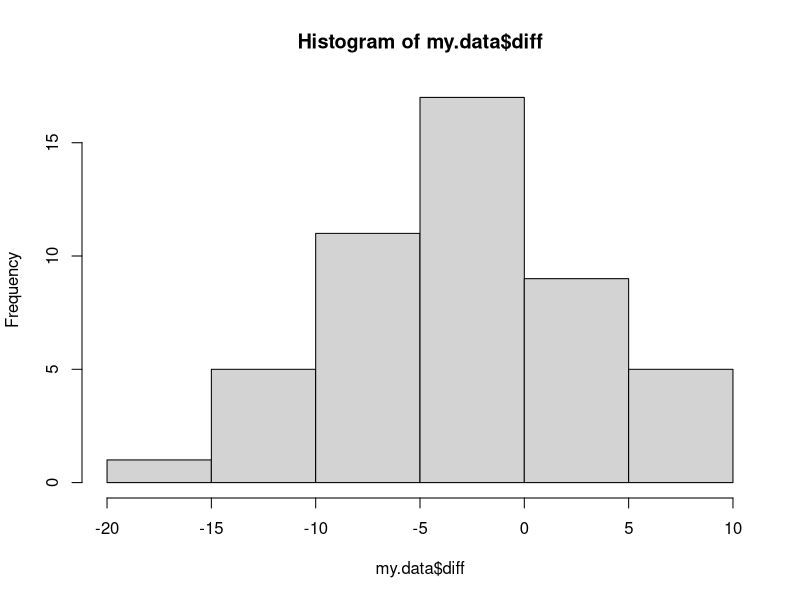
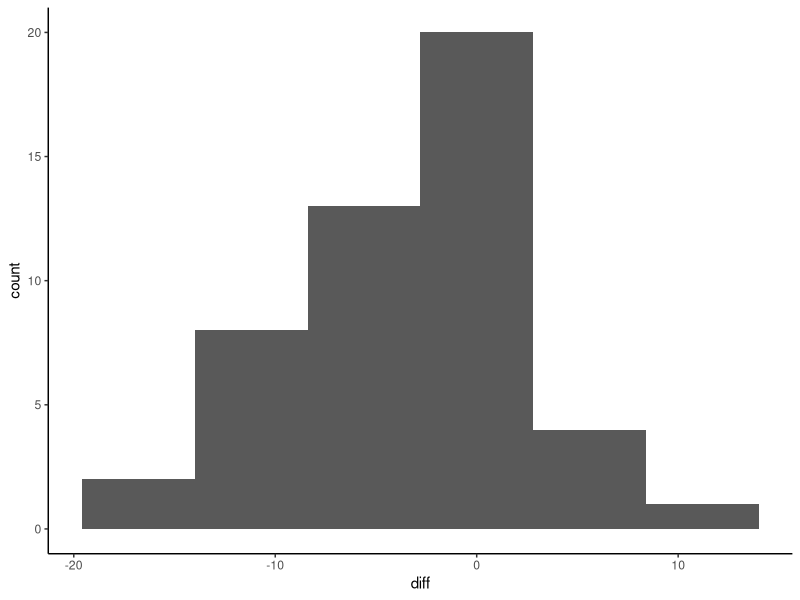

Here is the R script that generated these plots, in order:
## ---- chunk 1

rm(list = ls())

knitr::opts_chunk$set(echo = TRUE)

library(tidyverse)

## ---- chunk 2

predict.raw <- read_csv("./predict_table.csv") %>% rename(state = State)
results.raw <- read_csv("./popvote_bystate_1948-2020.csv") %>% filter(year == 2020)

my.data <- merge(predict.raw, results.raw, all = TRUE) %>% 
  select(-`Lower bound`, 
         -`Upper bound`, 
         -total, 
         -D, -R, 
         -year) %>% 
  mutate(results.margin = (R_pv2p - D_pv2p) * 100,
         diff = `Point prediction` - results.margin)

summary(my.data$diff)

test.data <- my.data %>% filter(diff > 10 | diff < -10)

hist(my.data$diff)

my.plot <- my.data %>% ggplot(aes(x = diff)) + geom_histogram(bins = 6) + theme_classic()
my.plot
